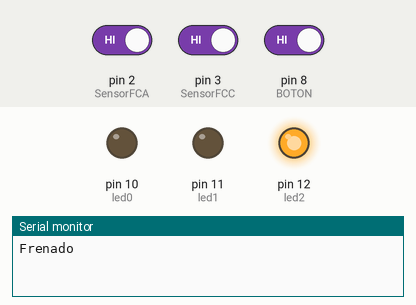
Simulated run of this sketch. Board: Arduino Uno, built with avr-gcc and run on an emulated ATmega328P. Parts: output pins drawn as LEDs (lit = HIGH), the last lines printed to the serial monitor. Inputs (shaded band) come from the test bench; at power-on: pin 3 (SensorFCC) HIGH, pin 8 (BOTON) HIGH, pin 2 (SensorFCA) HIGH.

Above: at 1.2 s.
1.3 s: pin 3 (SensorFCC) driven LOW and pin 8 (BOTON) driven LOW
At 2.6 s:
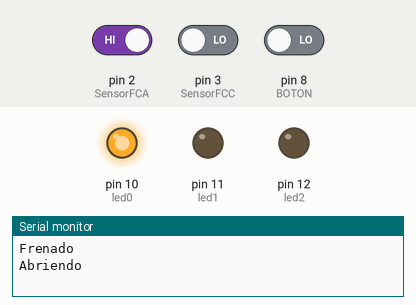
3.5 s: pin 2 (SensorFCA) driven LOW
At 5.3 s:
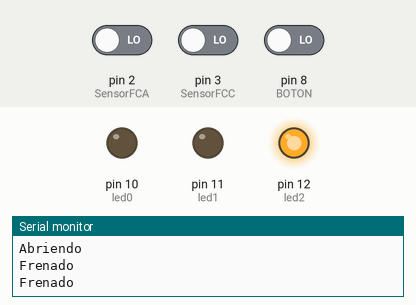
6.5 s: pin 2 (SensorFCA) driven HIGH
At 7.1 s:
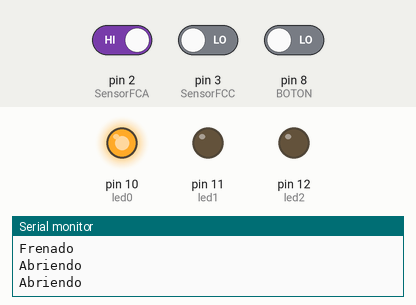
Timing chart, 0 to 9.5 s (numbered marks = the images above; inputs shaded):
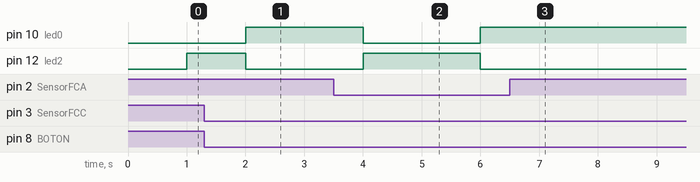

Measured:
- after the input at 1.3 s, pin 10 (led0): LOW → HIGH after 0.70 s; pin 12 (led2): HIGH → LOW after 0.70 s
- after the input at 3.5 s, pin 10 (led0): HIGH → LOW after 0.50 s, → HIGH 2.0 s later; pin 12 (led2): LOW → HIGH after 0.50 s, → LOW 2.0 s later
- after the input at 6.5 s, pin 10 (led0): stops changing and stays HIGH; pin 12 (led2): stops changing and stays LOW

The sketch:

Porton_manual_Final.ino
```cpp
#include "var_const.h"
#include "funciones.h"

void setup() {
  pinMode(BOTON, INPUT_PULLUP);
  pinMode(SensorFCA, INPUT_PULLUP);
  pinMode(SensorFCC, INPUT_PULLUP);
  pinMode(led0, OUTPUT);
  pinMode(led1, OUTPUT);
  pinMode(led2, OUTPUT);
  Serial.begin(9600);
  parar_porton();
}

void loop() {
  estado_boton = digitalRead(BOTON);
  estado_FCA = digitalRead(SensorFCA);
  estado_FCC = digitalRead(SensorFCC);
  tiempo_actual = millis();

  if (estado_boton != anterior_estado_boton) {
    delay(50);
    if (estado_boton == LOW) {
      boton_presionado++;
      if (boton_presionado > 2) {
        boton_presionado = 1;
      }
    }
    anterior_estado_boton = estado_boton;
  }

  verificacion_estado_porton();

  if (tiempo_actual - anterior_tiempo >= espera) {
    anterior_tiempo = tiempo_actual;
    switch (estado_porton) {
      case Apertura:  // Abre el porton
        Serial.println("Abriendo");
        digitalWrite(led0, HIGH);
        digitalWrite(led1, LOW);
        digitalWrite(led2, LOW);
        break;

      case Cerraje:  // Cierra el porton
        Serial.println("Cerrando");
        digitalWrite(led0, LOW);
        digitalWrite(led1, HIGH);
        digitalWrite(led2, LOW);
        break;

      case Frenado:  // Frena el porton
        Serial.println("Frenado");
        digitalWrite(led0, LOW);
        digitalWrite(led1, LOW);
        digitalWrite(led2, HIGH);
        break;

      default:
        Serial.println("cosas raras");
        break;
    }
  }
}
```

funciones.h
```cpp
void abrir_porton() {  // Funcion para abrir el porton
  estado_porton = Apertura;
}
void cerrar_porton() {  // Funcion para cerrar el porton
  estado_porton = Cerraje;
}
void parar_porton() {  // Funcion para parar el porton
  estado_porton = Frenado;
}

// Funcion verificacion estados
void verificacion_estado_porton() {
  switch (estado_porton) {

    case Apertura:  //Si el porton se esta ABRIENDO y llego al FCA FRENAR el porton
      if (!estado_FCA) parar_porton();
      else if (boton_presionado == 2) cerrar_porton();
      else abrir_porton();
      break;

    case Cerraje:  // Si el porton se esta CERRANDO y llego al FCC FRENAR el porton
      if (!estado_FCC) parar_porton();
      else if (boton_presionado == 1) abrir_porton();
      else cerrar_porton();
      break;

    case Frenado:  //Si el porton esta QUIETO y llego al FCA y se presiono el boton CERRAR el porton
      if (!estado_FCC && boton_presionado == 1) abrir_porton();
      else if (!estado_FCA && boton_presionado == 2) cerrar_porton();
      else parar_porton();
      break;

    default:
      parar_porton();
      break;
  }
}
```

var_const.h
```cpp
// Constantes para los pines de los botones y sensores
const int BOTON = 8;
const int SensorFCA = 2;
const int SensorFCC = 3;
const int led0 = 10;
const int led1 = 11;
const int led2 = 12;

int estado_porton = 0;
bool estado_boton = HIGH;
bool anterior_estado_boton = HIGH;
bool estado_FCA = HIGH;
bool estado_FCC = HIGH;
int boton_presionado = 0;

unsigned long tiempo_actual;
unsigned long anterior_tiempo;
const int espera = 1000;

enum {  // Constantes para los estados del porton
  Frenado = 0,
  Apertura,
  Cerraje
};
```
